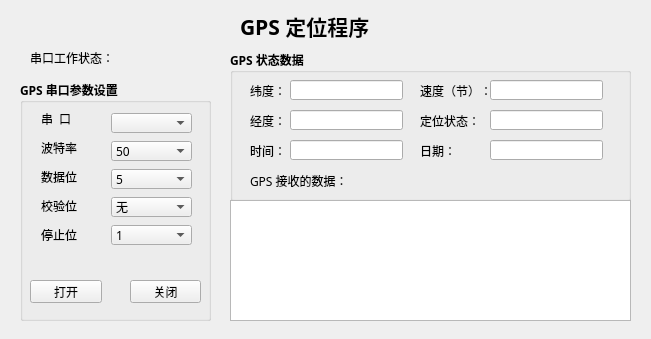
<?xml version="1.0" encoding="UTF-8"?>
<ui version="4.0">
 <class>GPSWidget</class>
 <widget class="QWidget" name="GPSWidget">
  <property name="geometry">
   <rect>
    <x>0</x>
    <y>0</y>
    <width>651</width>
    <height>339</height>
   </rect>
  </property>
  <property name="windowTitle">
   <string>GPSWidget</string>
  </property>
  <widget class="QGroupBox" name="GroupBoxCom">
   <property name="geometry">
    <rect>
     <x>20</x>
     <y>80</y>
     <width>191</width>
     <height>241</height>
    </rect>
   </property>
   <property name="font">
    <font>
     <family>微软雅黑</family>
     <weight>75</weight>
     <bold>true</bold>
    </font>
   </property>
   <property name="title">
    <string>GPS 串口参数设置</string>
   </property>
   <widget class="QLabel" name="labelCom">
    <property name="geometry">
     <rect>
      <x>21</x>
      <y>31</y>
      <width>41</width>
      <height>16</height>
     </rect>
    </property>
    <property name="font">
     <font>
      <family>微软雅黑</family>
      <weight>50</weight>
      <bold>false</bold>
     </font>
    </property>
    <property name="text">
     <string>串  口</string>
    </property>
   </widget>
   <widget class="QComboBox" name="portNameComboBoxGPS">
    <property name="geometry">
     <rect>
      <x>91</x>
      <y>33</y>
      <width>81</width>
      <height>20</height>
     </rect>
    </property>
    <property name="font">
     <font>
      <weight>50</weight>
      <bold>false</bold>
     </font>
    </property>
   </widget>
   <widget class="QComboBox" name="baudRateComboBoxGPS">
    <property name="geometry">
     <rect>
      <x>91</x>
      <y>61</y>
      <width>81</width>
      <height>20</height>
     </rect>
    </property>
    <property name="font">
     <font>
      <weight>50</weight>
      <bold>false</bold>
     </font>
    </property>
    <item>
     <property name="text">
      <string>50</string>
     </property>
    </item>
    <item>
     <property name="text">
      <string>75</string>
     </property>
    </item>
    <item>
     <property name="text">
      <string>110</string>
     </property>
    </item>
    <item>
     <property name="text">
      <string>134</string>
     </property>
    </item>
    <item>
     <property name="text">
      <string>150</string>
     </property>
    </item>
    <item>
     <property name="text">
      <string>200</string>
     </property>
    </item>
    <item>
     <property name="text">
      <string>300</string>
     </property>
    </item>
    <item>
     <property name="text">
      <string>600</string>
     </property>
    </item>
    <item>
     <property name="text">
      <string>1200</string>
     </property>
    </item>
    <item>
     <property name="text">
      <string>1800</string>
     </property>
    </item>
    <item>
     <property name="text">
      <string>2400</string>
     </property>
    </item>
    <item>
     <property name="text">
      <string>4800</string>
     </property>
    </item>
    <item>
     <property name="text">
      <string>9600</string>
     </property>
    </item>
    <item>
     <property name="text">
      <string>14400</string>
     </property>
    </item>
    <item>
     <property name="text">
      <string>19200</string>
     </property>
    </item>
    <item>
     <property name="text">
      <string>38400</string>
     </property>
    </item>
    <item>
     <property name="text">
      <string>56000</string>
     </property>
    </item>
    <item>
     <property name="text">
      <string>57600</string>
     </property>
    </item>
    <item>
     <property name="text">
      <string>76800</string>
     </property>
    </item>
    <item>
     <property name="text">
      <string>115200</string>
     </property>
    </item>
    <item>
     <property name="text">
      <string>128000</string>
     </property>
    </item>
    <item>
     <property name="text">
      <string>256000</string>
     </property>
    </item>
   </widget>
   <widget class="QComboBox" name="dataBitsComboBoxGPS">
    <property name="geometry">
     <rect>
      <x>91</x>
      <y>89</y>
      <width>81</width>
      <height>20</height>
     </rect>
    </property>
    <property name="font">
     <font>
      <weight>50</weight>
      <bold>false</bold>
     </font>
    </property>
    <item>
     <property name="text">
      <string>5</string>
     </property>
    </item>
    <item>
     <property name="text">
      <string>6</string>
     </property>
    </item>
    <item>
     <property name="text">
      <string>7</string>
     </property>
    </item>
    <item>
     <property name="text">
      <string>8</string>
     </property>
    </item>
   </widget>
   <widget class="QComboBox" name="parityComboBoxGPS">
    <property name="geometry">
     <rect>
      <x>91</x>
      <y>117</y>
      <width>81</width>
      <height>20</height>
     </rect>
    </property>
    <property name="font">
     <font>
      <weight>50</weight>
      <bold>false</bold>
     </font>
    </property>
    <item>
     <property name="text">
      <string>无</string>
     </property>
    </item>
    <item>
     <property name="text">
      <string>奇</string>
     </property>
    </item>
    <item>
     <property name="text">
      <string>偶</string>
     </property>
    </item>
   </widget>
   <widget class="QComboBox" name="stopBitsComboBoxGPS">
    <property name="geometry">
     <rect>
      <x>91</x>
      <y>145</y>
      <width>81</width>
      <height>20</height>
     </rect>
    </property>
    <property name="font">
     <font>
      <weight>50</weight>
      <bold>false</bold>
     </font>
    </property>
    <item>
     <property name="text">
      <string>1</string>
     </property>
    </item>
    <item>
     <property name="text">
      <string>1.5</string>
     </property>
    </item>
    <item>
     <property name="text">
      <string>2</string>
     </property>
    </item>
   </widget>
   <widget class="QPushButton" name="StartGPSbtn">
    <property name="geometry">
     <rect>
      <x>10</x>
      <y>200</y>
      <width>72</width>
      <height>23</height>
     </rect>
    </property>
    <property name="font">
     <font>
      <weight>50</weight>
      <bold>false</bold>
     </font>
    </property>
    <property name="text">
     <string>打开</string>
    </property>
   </widget>
   <widget class="QPushButton" name="StopGPSbtn">
    <property name="geometry">
     <rect>
      <x>110</x>
      <y>200</y>
      <width>71</width>
      <height>23</height>
     </rect>
    </property>
    <property name="font">
     <font>
      <weight>50</weight>
      <bold>false</bold>
     </font>
    </property>
    <property name="text">
     <string>关闭</string>
    </property>
   </widget>
   <widget class="QLabel" name="labelbaud">
    <property name="geometry">
     <rect>
      <x>21</x>
      <y>60</y>
      <width>41</width>
      <height>16</height>
     </rect>
    </property>
    <property name="font">
     <font>
      <weight>50</weight>
      <bold>false</bold>
     </font>
    </property>
    <property name="text">
     <string>波特率</string>
    </property>
   </widget>
   <widget class="QLabel" name="labeldatabits">
    <property name="geometry">
     <rect>
      <x>21</x>
      <y>89</y>
      <width>41</width>
      <height>16</height>
     </rect>
    </property>
    <property name="font">
     <font>
      <weight>50</weight>
      <bold>false</bold>
     </font>
    </property>
    <property name="text">
     <string>数据位</string>
    </property>
   </widget>
   <widget class="QLabel" name="labelparity">
    <property name="geometry">
     <rect>
      <x>21</x>
      <y>118</y>
      <width>41</width>
      <height>16</height>
     </rect>
    </property>
    <property name="font">
     <font>
      <weight>50</weight>
      <bold>false</bold>
     </font>
    </property>
    <property name="text">
     <string>校验位</string>
    </property>
   </widget>
   <widget class="QLabel" name="labelstopBits">
    <property name="geometry">
     <rect>
      <x>21</x>
      <y>147</y>
      <width>41</width>
      <height>16</height>
     </rect>
    </property>
    <property name="font">
     <font>
      <weight>50</weight>
      <bold>false</bold>
     </font>
    </property>
    <property name="text">
     <string>停止位</string>
    </property>
   </widget>
  </widget>
  <widget class="QLabel" name="titlelabel">
   <property name="geometry">
    <rect>
     <x>240</x>
     <y>10</y>
     <width>151</width>
     <height>31</height>
    </rect>
   </property>
   <property name="font">
    <font>
     <family>微软雅黑</family>
     <pointsize>16</pointsize>
     <weight>75</weight>
     <bold>true</bold>
    </font>
   </property>
   <property name="text">
    <string>GPS 定位程序</string>
   </property>
  </widget>
  <widget class="QLabel" name="labelComStatus">
   <property name="geometry">
    <rect>
     <x>30</x>
     <y>50</y>
     <width>91</width>
     <height>16</height>
    </rect>
   </property>
   <property name="text">
    <string>串口工作状态：</string>
   </property>
  </widget>
  <widget class="QLabel" name="statusBar">
   <property name="geometry">
    <rect>
     <x>130</x>
     <y>50</y>
     <width>81</width>
     <height>16</height>
    </rect>
   </property>
  </widget>
  <widget class="QGroupBox" name="GroupBoxStatus">
   <property name="geometry">
    <rect>
     <x>230</x>
     <y>50</y>
     <width>401</width>
     <height>151</height>
    </rect>
   </property>
   <property name="font">
    <font>
     <family>微软雅黑</family>
     <weight>75</weight>
     <bold>true</bold>
    </font>
   </property>
   <property name="title">
    <string>GPS 状态数据</string>
   </property>
   <widget class="QLabel" name="labelaltit">
    <property name="geometry">
     <rect>
      <x>20</x>
      <y>30</y>
      <width>41</width>
      <height>21</height>
     </rect>
    </property>
    <property name="font">
     <font>
      <weight>50</weight>
      <bold>false</bold>
     </font>
    </property>
    <property name="text">
     <string>纬度：</string>
    </property>
   </widget>
   <widget class="QLabel" name="labellong">
    <property name="geometry">
     <rect>
      <x>20</x>
      <y>60</y>
      <width>41</width>
      <height>21</height>
     </rect>
    </property>
    <property name="font">
     <font>
      <weight>50</weight>
      <bold>false</bold>
     </font>
    </property>
    <property name="text">
     <string>经度：</string>
    </property>
   </widget>
   <widget class="QLabel" name="labeltime">
    <property name="geometry">
     <rect>
      <x>20</x>
      <y>90</y>
      <width>41</width>
      <height>21</height>
     </rect>
    </property>
    <property name="font">
     <font>
      <weight>50</weight>
      <bold>false</bold>
     </font>
    </property>
    <property name="text">
     <string>时间：</string>
    </property>
   </widget>
   <widget class="QLabel" name="labelspeed">
    <property name="geometry">
     <rect>
      <x>190</x>
      <y>30</y>
      <width>71</width>
      <height>21</height>
     </rect>
    </property>
    <property name="font">
     <font>
      <weight>50</weight>
      <bold>false</bold>
     </font>
    </property>
    <property name="text">
     <string>速度（节）：</string>
    </property>
   </widget>
   <widget class="QLabel" name="labelLocationStatus">
    <property name="geometry">
     <rect>
      <x>190</x>
      <y>60</y>
      <width>71</width>
      <height>21</height>
     </rect>
    </property>
    <property name="font">
     <font>
      <weight>50</weight>
      <bold>false</bold>
     </font>
    </property>
    <property name="text">
     <string>定位状态：</string>
    </property>
   </widget>
   <widget class="QLabel" name="labeldate">
    <property name="geometry">
     <rect>
      <x>190</x>
      <y>90</y>
      <width>71</width>
      <height>21</height>
     </rect>
    </property>
    <property name="font">
     <font>
      <weight>50</weight>
      <bold>false</bold>
     </font>
    </property>
    <property name="text">
     <string>日期：</string>
    </property>
   </widget>
   <widget class="QLineEdit" name="altitudedisplay">
    <property name="geometry">
     <rect>
      <x>60</x>
      <y>30</y>
      <width>113</width>
      <height>20</height>
     </rect>
    </property>
    <property name="font">
     <font>
      <weight>50</weight>
      <bold>false</bold>
     </font>
    </property>
   </widget>
   <widget class="QLineEdit" name="longtitudedisplay">
    <property name="geometry">
     <rect>
      <x>60</x>
      <y>60</y>
      <width>113</width>
      <height>20</height>
     </rect>
    </property>
    <property name="font">
     <font>
      <weight>50</weight>
      <bold>false</bold>
     </font>
    </property>
   </widget>
   <widget class="QLineEdit" name="timedisplay">
    <property name="geometry">
     <rect>
      <x>60</x>
      <y>90</y>
      <width>113</width>
      <height>20</height>
     </rect>
    </property>
    <property name="font">
     <font>
      <weight>50</weight>
      <bold>false</bold>
     </font>
    </property>
   </widget>
   <widget class="QLineEdit" name="speedstatus">
    <property name="geometry">
     <rect>
      <x>260</x>
      <y>30</y>
      <width>113</width>
      <height>20</height>
     </rect>
    </property>
    <property name="font">
     <font>
      <weight>50</weight>
      <bold>false</bold>
     </font>
    </property>
   </widget>
   <widget class="QLineEdit" name="datedisplay">
    <property name="geometry">
     <rect>
      <x>260</x>
      <y>90</y>
      <width>113</width>
      <height>20</height>
     </rect>
    </property>
    <property name="font">
     <font>
      <weight>50</weight>
      <bold>false</bold>
     </font>
    </property>
   </widget>
   <widget class="QLineEdit" name="statusdisplay">
    <property name="geometry">
     <rect>
      <x>260</x>
      <y>60</y>
      <width>113</width>
      <height>20</height>
     </rect>
    </property>
    <property name="font">
     <font>
      <weight>50</weight>
      <bold>false</bold>
     </font>
    </property>
   </widget>
   <widget class="QLabel" name="labelReceived">
    <property name="geometry">
     <rect>
      <x>20</x>
      <y>120</y>
      <width>101</width>
      <height>21</height>
     </rect>
    </property>
    <property name="font">
     <font>
      <family>微软雅黑</family>
      <weight>50</weight>
      <bold>false</bold>
     </font>
    </property>
    <property name="text">
     <string>GPS 接收的数据：</string>
    </property>
   </widget>
  </widget>
  <widget class="QTextBrowser" name="textEditGPSData">
   <property name="geometry">
    <rect>
     <x>230</x>
     <y>200</y>
     <width>401</width>
     <height>121</height>
    </rect>
   </property>
  </widget>
 </widget>
 <layoutdefault spacing="6" margin="11"/>
 <resources/>
 <connections/>
</ui>
